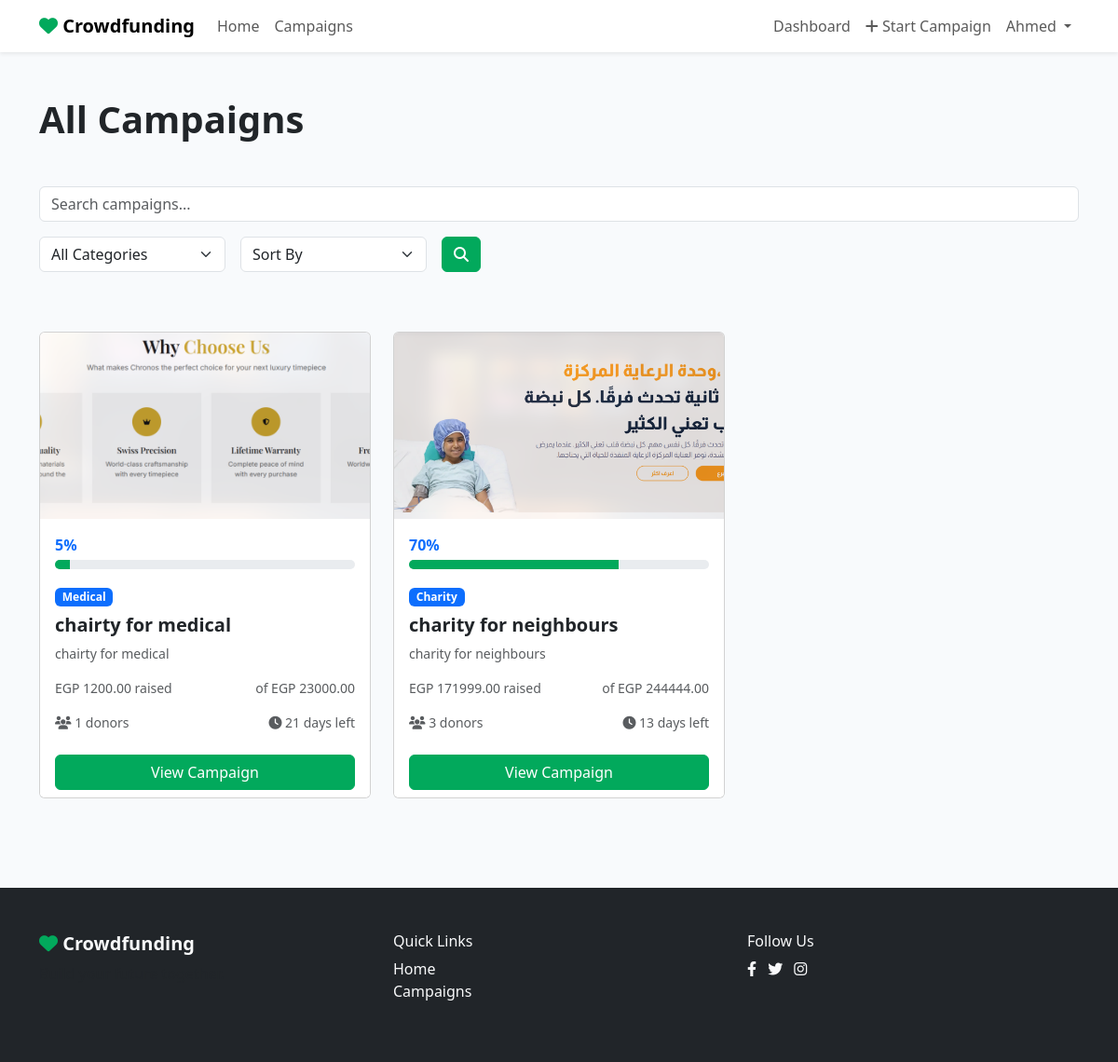
Page /campaigns/ (signed in) on the committed database.
### accounts/models.py (models this page shows)
class User(AbstractUser):
    mobile_phone = models.CharField(
        max_length=11,
        validators=[
            RegexValidator(
                regex=r'^01[0125][0-9]{8}$',
                message='Enter a valid Egyptian mobile number.'
            )
        ],
        unique=True
    )
    avatar = models.ImageField(upload_to='avatars/', blank=True, null=True)
    created_at = models.DateTimeField(auto_now_add=True)

### projects/models.py (models this page shows, shortened)
class Campaign(models.Model):
    owner = models.ForeignKey(settings.AUTH_USER_MODEL, on_delete=models.CASCADE, related_name='campaigns')
    title = models.CharField(max_length=255)
    short_description = models.CharField(max_length=500)
    story = models.TextField()
    category = models.ForeignKey(Category, on_delete=models.CASCADE, related_name='campaigns')
    goal_amount = models.DecimalField(max_digits=12, decimal_places=2)
    raised_amount = models.DecimalField(max_digits=12, decimal_places=2, default=0.00)
    start_date = models.DateField()
    end_date = models.DateField()
    cover_image = models.ImageField(upload_to='campaign_covers/')
    is_featured = models.BooleanField(default=False)
    created_at = models.DateTimeField(auto_now_add=True)
    updated_at = models.DateTimeField(auto_now=True)
    def get_progress_percentage(self):
        if self.goal_amount == 0:
            return 0
        try:
            percentage = (float(self.raised_amount) / float(self.goal_amount)) * 100
            return round(min(100, percentage))
        except (ZeroDivisionError, TypeError):
            return 0
    def get_days_left(self):
        today = date.today()
        if today > self.end_date:
            return 0
        return (self.end_date - today).days
    def get_donor_count(self):
        return self.donations.values('donor').distinct().count()

class Category(models.Model):
    name = models.CharField(max_length=100, unique=True)
    slug = models.SlugField(max_length=100, unique=True)
    icon = models.CharField(max_length=50, blank=True, null=True)
    class Meta:
        verbose_name_plural = 'Categories'

### projects/views.py (the view)
# urls.py: path('campaigns/', views.campaign_list, name='campaign_list'),
def campaign_list(request):
    campaigns = Campaign.objects.all()
    query = request.GET.get('q')
    category_slug = request.GET.get('category')
    filter_by = request.GET.get('filter')
    if query:
        campaigns = campaigns.filter(
            Q(title__icontains=query) |
            Q(short_description__icontains=query) |
            Q(story__icontains=query)
        )
    if category_slug:
        category = get_object_or_404(Category, slug=category_slug)
        campaigns = campaigns.filter(category=category)
    if filter_by == 'newest':
        campaigns = campaigns.order_by('-created_at')
    elif filter_by == 'most_funded':
        campaigns = campaigns.annotate(total_raised=Sum('donations__amount')).order_by('-total_raised')
    elif filter_by == 'ending_soon':
        campaigns = campaigns.order_by('end_date')
    else:
        campaigns = campaigns.order_by('-created_at')  # Default sorting
    paginator = Paginator(campaigns, 9)
    page = request.GET.get('page')
    try:
        campaigns_page = paginator.page(page)
    except PageNotAnInteger:
        campaigns_page = paginator.page(1)
    except EmptyPage:
        campaigns_page = paginator.page(paginator.num_pages)
    categories = Category.objects.all()
    return render(request, 'projects/campaign_list.html', {
        'campaigns': campaigns_page,
        'categories': categories,
        'query': query,
        'category_slug': category_slug,
        'filter_by': filter_by,
    })

### projects/context_processors.py (called while the page is built)
def categories_processor(request):
    return {'all_categories': Category.objects.all()}

### templates/projects/campaign_list.html (shortened to what this page needs)
{% extends "base.html" %}
{% block content %}
<section class="py-5">
  <div class="container">
    <h1 class="fw-bold mb-5">All Campaigns</h1>
    <div class="row mb-5">
      <div class="col-md-12">
        <form method="get" class="d-flex gap-3 mb-3 flex-wrap">
          <input
            type="text"
            name="q"
            class="form-control"
            placeholder="Search campaigns..."
          />
          <select name="category" class="form-select" style="max-width: 200px">
            <option value="">All Categories</option>
          </select>
          <select name="filter" class="form-select" style="max-width: 200px">
            <option value="">Sort By</option>
          </select>
          <button type="submit" class="btn btn-primary">
            <i class="fas fa-search"></i>
          </button>
        </form>
      </div>
    </div>
{% if campaigns %}
    <div class="row g-4">
        {% for campaign in campaigns %}
            {% include "projects/_campaign_card.html" %}
        {% endfor %}
    </div>
{% else %}
    <div class="alert alert-info text-center">
        <i class="fas fa-search-plus fa-3x mb-3"></i>
        <h4>لا توجد حملات</h4>
        <p>No campaigns found matching your criteria.</p>
    </div>
{% endif %}
  </div>
</section>
{% endblock %}

### templates/base.html (shortened to what this page needs)
<!DOCTYPE html>
<html lang="en">
<head>
    <link href="https://cdn.jsdelivr.net/npm/bootstrap@5.3.0/dist/css/bootstrap.min.css" rel="stylesheet">
    <link rel="stylesheet" href="https://cdnjs.cloudflare.com/ajax/libs/font-awesome/6.4.0/css/all.min.css">
    <link rel="stylesheet" href="/static/css/style.css">
</head>
<body>
    <nav class="navbar navbar-expand-lg bg-white shadow-sm sticky-top">
        <div class="container">
            <a class="navbar-brand fw-bold" href="{% url 'home' %}">
                <i class="fas fa-heart" style="color: #02A95C;"></i> Crowdfunding
            </a>
            <div class="collapse navbar-collapse" id="navbarNav">
                <ul class="navbar-nav me-auto">
                <li class="nav-item">
                    <a class="nav-link" href="{% url 'home' %}">Home</a>
                </li>
                <li class="nav-item">
                    <a class="nav-link" href="{% url 'campaign_list' %}">Campaigns</a>
                </li>
                </ul>
                <ul class="navbar-nav ms-auto">
                    {% if user.is_authenticated %}
                        <li class="nav-item">
                            <a class="nav-link" href="{% url 'dashboard' %}">Dashboard</a>
                        </li>
                        <li class="nav-item">
                            <a class="nav-link" href="{% url 'campaign_create' %}">
                                <i class="fas fa-plus"></i> Start Campaign
                            </a>
                        </li>
                        <li class="nav-item dropdown ">
                            <a class="nav-link dropdown-toggle" href="#" id="navbarDropdown" role="button" data-bs-toggle="dropdown">
                                {{ user.first_name }}
                            </a>
                        </li>
                    {% endif %}
                </ul>
            </div>
        </div>
    </nav>
    <div class="toast-container position-fixed bottom-0 end-0 p-3" style="z-index: 1080;">
    </div>
    {% block content %}
    {% endblock %}
    <footer class="bg-dark text-light py-5 mt-5">
        <div class="container">
            <div class="row">
                <div class="col-md-4">
                    <h5 class="fw-bold">
                        <i class="fas fa-heart" style="color: #02A95C;"></i> Crowdfunding
                    </h5>
                    <p class="text-muted">Build your future together.</p>
                </div>
                <div class="col-md-4">
                    <h6>Quick Links</h6>
                    <ul class="list-unstyled">
                        <li><a href="{% url 'home' %}" class="text-light text-decoration-none">Home</a></li>
                        <li><a href="{% url 'campaign_list' %}" class="text-light text-decoration-none">Campaigns</a></li>
                    </ul>
                </div>
                <div class="col-md-4">
                    <h6>Follow Us</h6>
                    <a href="#" class="text-light me-2"><i class="fab fa-facebook-f"></i></a>
                    <a href="#" class="text-light me-2"><i class="fab fa-twitter"></i></a>
                    <a href="#" class="text-light"><i class="fab fa-instagram"></i></a>
                </div>
            </div>
        </div>
    </footer>
</body>
</html>

### templates/projects/_campaign_card.html
<div class="col-lg-4 col-md-6">
  <div class="card campaign-card h-100">
    {% if campaign.cover_image %}
    <img
      src="{{ campaign.cover_image.url }}"
      class="card-img-top"
      alt="{{ campaign.title }}"
      style="height: 200px; object-fit: cover"
    />
    {% endif %}
    <div class="card-body">
                        <div class="d-flex justify-content-between mb-1">
                            <span class="fw-bold text-primary">{{ campaign.get_progress_percentage|floatformat:"0" }}%</span>
                        </div>
                        <div class="progress mb-3" style="height: 10px;">
                            <div class="progress-bar" role="progressbar" style="width: {{ campaign.get_progress_percentage|floatformat:"0" }}%;" aria-valuenow="{{ campaign.get_progress_percentage|floatformat:"0" }}" aria-valuemin="0" aria-valuemax="100"></div>
                        </div>
      <span class="badge bg-primary mb-2">{{ campaign.category.name }}</span>
      <h5 class="card-title fw-bold">{{ campaign.title }}</h5>
      <p class="card-text text-muted small">{{ campaign.short_description }}</p>
      <div class="d-flex justify-content-between text-muted small">
        <span>EGP {{ campaign.raised_amount }} raised</span>
        <span>of EGP {{ campaign.goal_amount }}</span>
      </div>
      <div class="d-flex justify-content-between mt-3">
        <small class="text-muted"
          ><i class="fas fa-users"></i> {{ campaign.get_donor_count }}
          donors</small
        >
        <small class="text-muted"
          ><i class="fas fa-clock"></i> {{ campaign.get_days_left }} days
          left</small
        >
      </div>
    </div>
    <div class="card-footer bg-white border-top-0">
      <a
        href="{% url 'campaign_detail' campaign.pk %}"
        class="btn btn-primary w-100"
        >View Campaign</a
      >
    </div>
  </div>
</div>

### static/css/style.css (style rules this page uses)
:root { --primary-color: #02A95C; --secondary-color: #00C896; --background-color: #F8FAFC; }
body { font-family: 'Segoe UI', Tahoma, Geneva, Verdana, sans-serif; background-color: var(--background-color); }
.btn-primary { background-color: var(--primary-color); border-color: var(--primary-color); }
.progress-bar { background-color: var(--primary-color); }
.campaign-card { transition: transform 0.3s, box-shadow 0.3s; }
.navbar { z-index: 1050 !important; }
.dropdown { position: relative; z-index: 100; }
.nav-item { position: relative !important; z-index: 100 !important; }

### rows in the picture
User: first_name "Ahmed"
Campaign: cover_image (picture), get_progress_percentage "5", category.name "Medical", title "chairty for medical", short_description "chairty for medical", raised_amount "1200.00", goal_amount "23000.00", get_donor_count "1", get_days_left "21"
Campaign: cover_image (picture), get_progress_percentage "70", category.name "Charity", title "charity for neighbours", short_description "charity for neighbours", raised_amount "171999.00", goal_amount "244444.00", get_donor_count "3", get_days_left "13"
